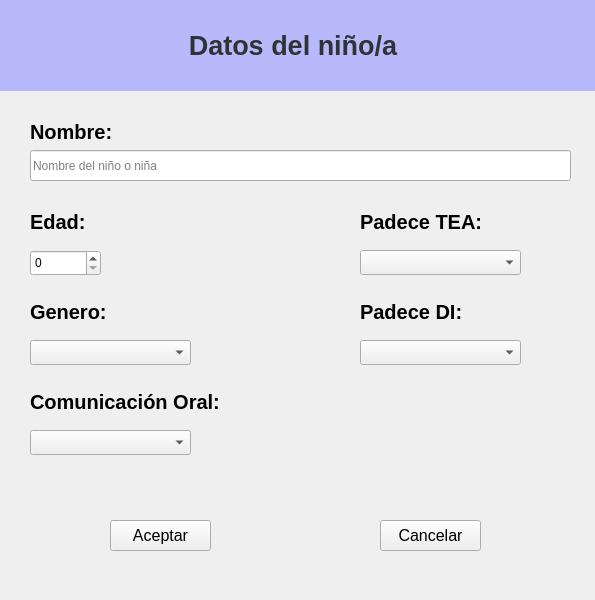
<?xml version="1.0" encoding="UTF-8"?>
<ui version="4.0">
 <class>CuestionarioAlta</class>
 <widget class="QWidget" name="CuestionarioAlta">
  <property name="geometry">
   <rect>
    <x>0</x>
    <y>0</y>
    <width>595</width>
    <height>600</height>
   </rect>
  </property>
  <property name="windowTitle">
   <string>Form</string>
  </property>
  <widget class="QFrame" name="frame">
   <property name="geometry">
    <rect>
     <x>-10</x>
     <y>0</y>
     <width>611</width>
     <height>91</height>
    </rect>
   </property>
   <property name="minimumSize">
    <size>
     <width>0</width>
     <height>91</height>
    </size>
   </property>
   <property name="frameShape">
    <enum>QFrame::NoFrame</enum>
   </property>
   <property name="frameShadow">
    <enum>QFrame::Raised</enum>
   </property>
   <widget class="QLabel" name="titulo">
    <property name="geometry">
     <rect>
      <x>-10</x>
      <y>0</y>
      <width>626</width>
      <height>91</height>
     </rect>
    </property>
    <property name="font">
     <font>
      <family>Ubuntu</family>
      <pointsize>20</pointsize>
      <weight>75</weight>
      <italic>false</italic>
      <bold>true</bold>
     </font>
    </property>
    <property name="styleSheet">
     <string notr="true">background-color: rgba(183, 184, 250, 252)</string>
    </property>
    <property name="frameShape">
     <enum>QFrame::NoFrame</enum>
    </property>
    <property name="frameShadow">
     <enum>QFrame::Plain</enum>
    </property>
    <property name="text">
     <string>&lt;html&gt;&lt;head/&gt;&lt;body&gt;&lt;p align=&quot;center&quot;&gt;&lt;span style=&quot; color:#2e3436;&quot;&gt;Datos del niño/a&lt;/span&gt;&lt;/p&gt;&lt;/body&gt;&lt;/html&gt;</string>
    </property>
   </widget>
  </widget>
  <widget class="QFrame" name="frame_2">
   <property name="geometry">
    <rect>
     <x>0</x>
     <y>90</y>
     <width>601</width>
     <height>509</height>
    </rect>
   </property>
   <property name="sizePolicy">
    <sizepolicy hsizetype="Preferred" vsizetype="Preferred">
     <horstretch>0</horstretch>
     <verstretch>0</verstretch>
    </sizepolicy>
   </property>
   <property name="frameShape">
    <enum>QFrame::NoFrame</enum>
   </property>
   <property name="frameShadow">
    <enum>QFrame::Raised</enum>
   </property>
   <widget class="QLabel" name="label">
    <property name="geometry">
     <rect>
      <x>30</x>
      <y>30</y>
      <width>100</width>
      <height>23</height>
     </rect>
    </property>
    <property name="minimumSize">
     <size>
      <width>100</width>
      <height>0</height>
     </size>
    </property>
    <property name="font">
     <font>
      <pointsize>15</pointsize>
      <weight>75</weight>
      <bold>true</bold>
     </font>
    </property>
    <property name="styleSheet">
     <string notr="true"/>
    </property>
    <property name="text">
     <string>Nombre:</string>
    </property>
   </widget>
   <widget class="QLabel" name="label_3">
    <property name="geometry">
     <rect>
      <x>30</x>
      <y>120</y>
      <width>100</width>
      <height>23</height>
     </rect>
    </property>
    <property name="minimumSize">
     <size>
      <width>100</width>
      <height>0</height>
     </size>
    </property>
    <property name="font">
     <font>
      <pointsize>15</pointsize>
      <weight>75</weight>
      <bold>true</bold>
     </font>
    </property>
    <property name="styleSheet">
     <string notr="true"/>
    </property>
    <property name="text">
     <string>Edad:</string>
    </property>
   </widget>
   <widget class="QLineEdit" name="lineEdit">
    <property name="geometry">
     <rect>
      <x>30</x>
      <y>60</y>
      <width>541</width>
      <height>31</height>
     </rect>
    </property>
    <property name="placeholderText">
     <string>Nombre del niño o niña</string>
    </property>
   </widget>
   <widget class="QSpinBox" name="spinBox">
    <property name="geometry">
     <rect>
      <x>30</x>
      <y>160</y>
      <width>71</width>
      <height>26</height>
     </rect>
    </property>
   </widget>
   <widget class="QLabel" name="label_4">
    <property name="geometry">
     <rect>
      <x>30</x>
      <y>210</y>
      <width>100</width>
      <height>23</height>
     </rect>
    </property>
    <property name="minimumSize">
     <size>
      <width>100</width>
      <height>0</height>
     </size>
    </property>
    <property name="font">
     <font>
      <pointsize>15</pointsize>
      <weight>75</weight>
      <bold>true</bold>
     </font>
    </property>
    <property name="styleSheet">
     <string notr="true"/>
    </property>
    <property name="text">
     <string>Genero:</string>
    </property>
   </widget>
   <widget class="QComboBox" name="comboBox">
    <property name="geometry">
     <rect>
      <x>30</x>
      <y>250</y>
      <width>161</width>
      <height>25</height>
     </rect>
    </property>
   </widget>
   <widget class="QPushButton" name="aceptar_alta_button">
    <property name="geometry">
     <rect>
      <x>110</x>
      <y>430</y>
      <width>101</width>
      <height>31</height>
     </rect>
    </property>
    <property name="font">
     <font>
      <pointsize>12</pointsize>
     </font>
    </property>
    <property name="text">
     <string>Aceptar</string>
    </property>
    <property name="icon">
     <iconset resource="iconos/recursos_formularios.qrc">
      <normaloff>:/iconos/tickverde.png</normaloff>:/iconos/tickverde.png</iconset>
    </property>
    <property name="iconSize">
     <size>
      <width>22</width>
      <height>22</height>
     </size>
    </property>
   </widget>
   <widget class="QPushButton" name="cancelar_alta_button">
    <property name="geometry">
     <rect>
      <x>380</x>
      <y>430</y>
      <width>101</width>
      <height>31</height>
     </rect>
    </property>
    <property name="sizePolicy">
     <sizepolicy hsizetype="Minimum" vsizetype="Fixed">
      <horstretch>0</horstretch>
      <verstretch>0</verstretch>
     </sizepolicy>
    </property>
    <property name="font">
     <font>
      <pointsize>12</pointsize>
     </font>
    </property>
    <property name="text">
     <string>Cancelar</string>
    </property>
    <property name="icon">
     <iconset resource="iconos/recursos_formularios.qrc">
      <normaloff>:/iconos/cruzroja.png</normaloff>:/iconos/cruzroja.png</iconset>
    </property>
    <property name="iconSize">
     <size>
      <width>22</width>
      <height>22</height>
     </size>
    </property>
   </widget>
   <widget class="QLabel" name="label_5">
    <property name="geometry">
     <rect>
      <x>360</x>
      <y>120</y>
      <width>140</width>
      <height>24</height>
     </rect>
    </property>
    <property name="minimumSize">
     <size>
      <width>100</width>
      <height>0</height>
     </size>
    </property>
    <property name="font">
     <font>
      <pointsize>15</pointsize>
      <weight>75</weight>
      <bold>true</bold>
     </font>
    </property>
    <property name="styleSheet">
     <string notr="true"/>
    </property>
    <property name="text">
     <string>Padece TEA:</string>
    </property>
   </widget>
   <widget class="QComboBox" name="comboBox_tea">
    <property name="geometry">
     <rect>
      <x>360</x>
      <y>160</y>
      <width>161</width>
      <height>25</height>
     </rect>
    </property>
   </widget>
   <widget class="QLabel" name="label_6">
    <property name="geometry">
     <rect>
      <x>360</x>
      <y>210</y>
      <width>121</width>
      <height>24</height>
     </rect>
    </property>
    <property name="minimumSize">
     <size>
      <width>100</width>
      <height>0</height>
     </size>
    </property>
    <property name="font">
     <font>
      <pointsize>15</pointsize>
      <weight>75</weight>
      <bold>true</bold>
     </font>
    </property>
    <property name="styleSheet">
     <string notr="true"/>
    </property>
    <property name="text">
     <string>Padece DI:</string>
    </property>
   </widget>
   <widget class="QComboBox" name="comboBox_di">
    <property name="geometry">
     <rect>
      <x>360</x>
      <y>250</y>
      <width>161</width>
      <height>25</height>
     </rect>
    </property>
   </widget>
   <widget class="QLabel" name="label_7">
    <property name="geometry">
     <rect>
      <x>30</x>
      <y>300</y>
      <width>219</width>
      <height>24</height>
     </rect>
    </property>
    <property name="minimumSize">
     <size>
      <width>100</width>
      <height>0</height>
     </size>
    </property>
    <property name="font">
     <font>
      <pointsize>15</pointsize>
      <weight>75</weight>
      <bold>true</bold>
     </font>
    </property>
    <property name="styleSheet">
     <string notr="true"/>
    </property>
    <property name="text">
     <string>Comunicación Oral:</string>
    </property>
   </widget>
   <widget class="QComboBox" name="comboBox_comoral">
    <property name="geometry">
     <rect>
      <x>30</x>
      <y>340</y>
      <width>161</width>
      <height>25</height>
     </rect>
    </property>
   </widget>
  </widget>
 </widget>
 <resources>
  <include location="iconos/recursos_formularios.qrc"/>
 </resources>
 <connections/>
</ui>
